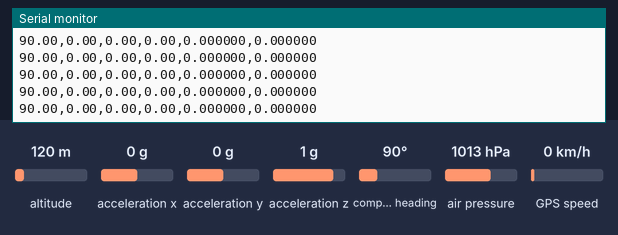
The sketch below on a simulated ESP32. Parts: the last lines printed to the serial monitor. The inputs (shaded band) are chosen by the test bench; at power-on: acceleration x 0 g, acceleration y 0 g, acceleration z 1 g, compass heading 90°, air pressure 1013 hPa, altitude 120 m, GPS speed 0 km/h. The GPS gets a fix after 3 s at 37.7749, -122.4194 with 8 satellites.

Above: at 1.4 s.
1.5 s: acceleration x set to -1.4 g
At 2.3 s:
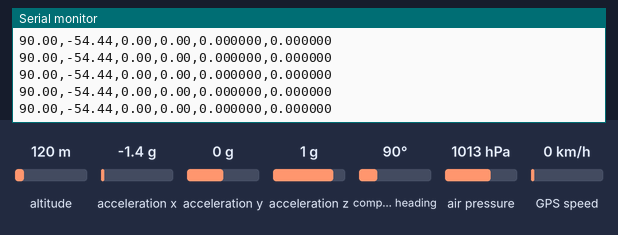
3.0 s: acceleration y set to -1.4 g
At 3.7 s:
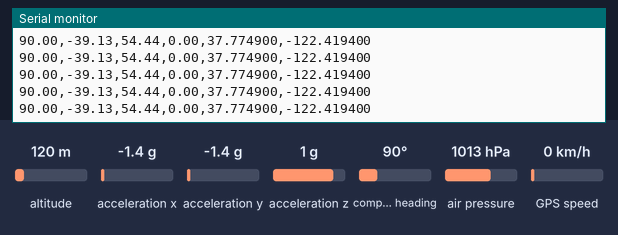
4.5 s: acceleration z set to -1.4 g
At 5.3 s:
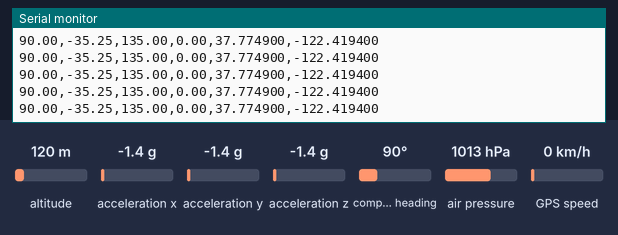
6.0 s: compass heading set to 7°
At 6.6 s:
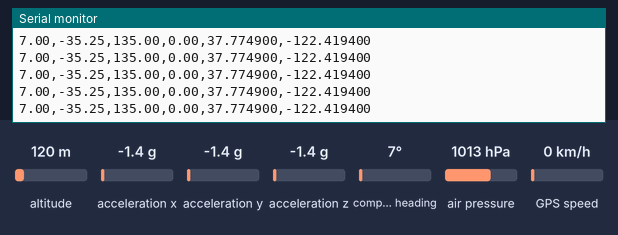
7.5 s: air pressure set to 952 hPa
At 8.2 s:
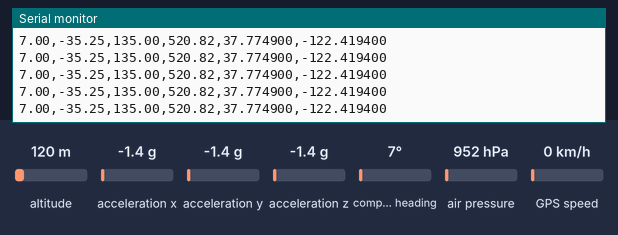
Timing chart, 0 to 10.0 s (numbered marks = the images above; inputs shaded):
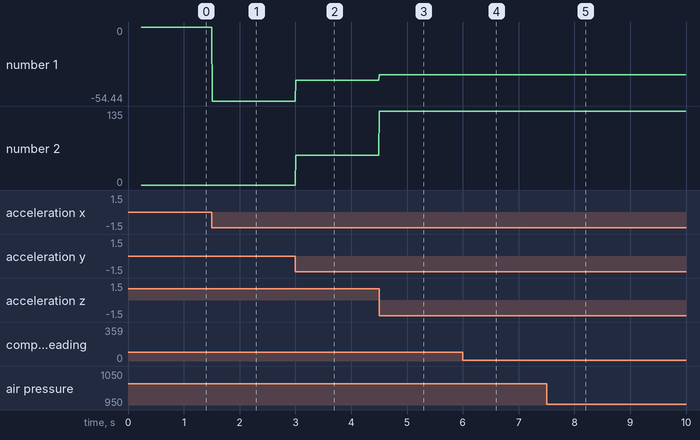

The sketch:

Unificado.ino
```cpp
#include <Wire.h>
#include <Adafruit_Sensor.h>
#include <Adafruit_BNO055.h>
#include <utility/imumaths.h>
#include <Adafruit_BMP280.h>
#include <TinyGPSPlus.h>
#include <HardwareSerial.h>

// --- Definições de Pinos ---
// BNO055 (I2C Principal - Wire)
#define I2C_SDA_BNO 21
#define I2C_SCL_BNO 22

// BMP280 (I2C Secundário - Wire1)
#define I2C_SDA_BMP 25
#define I2C_SCL_BMP 26

// GPS Neo 6M (UART2)
#define RXD2 16
#define TXD2 17

// --- Instanciação dos Objetos ---
// Passamos o endereço de Wire para o BNO e Wire1 para o BMP
Adafruit_BNO055 bno = Adafruit_BNO055(55, 0x28, &Wire);
Adafruit_BMP280 bmp(&Wire1);

TinyGPSPlus gps;
HardwareSerial gpsSerial(2);

// --- Variáveis Globais ---
float altitudeInicial = 0.0;
unsigned long tempoAnterior = 0;
const unsigned long intervalo = 10; // Taxa de atualização de 10ms (100Hz)

void setup() {
  Serial.begin(115200);
  while (!Serial) delay(10);

  // 1. Inicialização do BNO055 (Wire)
  Wire.begin(I2C_SDA_BNO, I2C_SCL_BNO);
  if (!bno.begin()) {
    Serial.println(F("Erro: Nenhum sensor BNO055 detectado!"));
    while (1);
  }
  bno.setExtCrystalUse(true);

  // 2. Inicialização do BMP280 (Wire1)
  Wire1.begin(I2C_SDA_BMP, I2C_SCL_BMP);
  Wire1.setClock(400000);
  if (!bmp.begin(0x76)) {
    Serial.println(F("Erro: Sensor BMP280 nao encontrado!"));
    while (1);
  }

  // Configuração do filtro do BMP280
  bmp.setSampling(Adafruit_BMP280::MODE_NORMAL,
                  Adafruit_BMP280::SAMPLING_X1,
                  Adafruit_BMP280::SAMPLING_X1,
                  Adafruit_BMP280::FILTER_X4,
                  Adafruit_BMP280::STANDBY_MS_1);

  // Descarta as primeiras 20 leituras para o filtro estabilizar
  for(int i = 0; i < 20; i++) {
    bmp.readAltitude(1013.25);
    delay(10);
  }
  // Define o marco zero da altitude
  altitudeInicial = bmp.readAltitude(1013.25);

  // 3. Inicialização do GPS
  gpsSerial.begin(9600, SERIAL_8N1, RXD2, TXD2);

  Serial.println(F("Inicialização Concluída. Iniciando telemetria..."));
  Serial.println(F("Yaw,Pitch,Roll,AltitudeRelativa,Lat,Lng")); // Cabeçalho
}

void loop() {
  // Alimenta o objeto GPS em segundo plano continuamente
  while (gpsSerial.available() > 0) {
    gps.encode(gpsSerial.read());
  }

  // Bloco de disparo a cada 10ms
  if (millis() - tempoAnterior >= intervalo) {
    tempoAnterior = millis();

    // --- Leitura do BNO055 ---
    sensors_event_t event;
    bno.getEvent(&event);
    float yaw = event.orientation.x;
    float pitch = event.orientation.y;
    float roll = event.orientation.z;

    // --- Leitura do BMP280 ---
    float alturaRelativa = bmp.readAltitude(1013.25) - altitudeInicial;

    // --- Impressão dos Dados (Formato CSV) ---
    Serial.print(yaw);   Serial.print(",");
    Serial.print(pitch); Serial.print(",");
    Serial.print(roll);  Serial.print(",");
    Serial.print(alturaRelativa); Serial.print(",");

    // --- Leitura do GPS ---
    if (gps.location.isValid()) {
      Serial.print(gps.location.lat(), 6);
      Serial.print(",");
      Serial.println(gps.location.lng(), 6); // Quebra de linha encerra o pacote
    } else {
      // Caso não tenha fixado satélite, imprime zeros para manter a estrutura do CSV
      Serial.println("0.000000,0.000000");
    }
  }
}
```

Measured:
- after the input at 1.5 s, the serial monitor: prints a new line at once (image 1)
- after the input at 3.0 s, the serial monitor: prints a new line at once (image 2)
- after the input at 4.5 s, the serial monitor: prints a new line at once (image 3)
- after the input at 6.0 s, the serial monitor: prints a new line at once (image 4)
- after the input at 7.5 s, the serial monitor: prints a new line at once (image 5)
- plotted number 1: 0 → -54.44 after the input at 1.5 s, -54.44 → -39.13 after the input at 3.0 s, -39.13 → -35.25 after the input at 4.5 s
- plotted number 2: 0 → 54.44 after the input at 3.0 s, 54.44 → 135 after the input at 4.5 s
